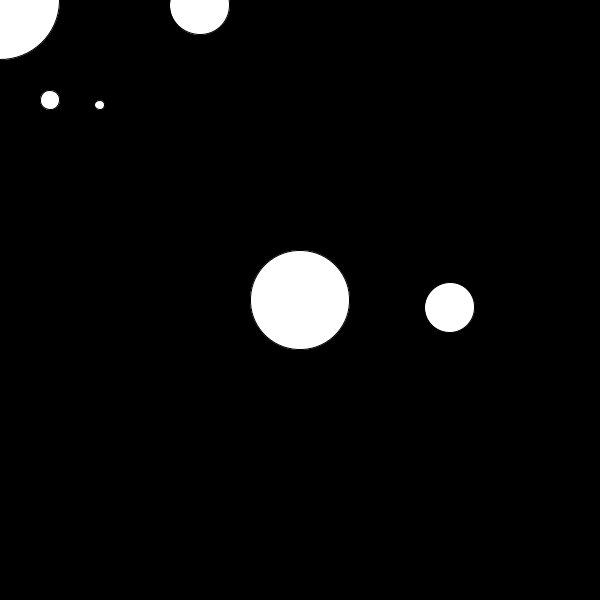
Frame 1 (no input)
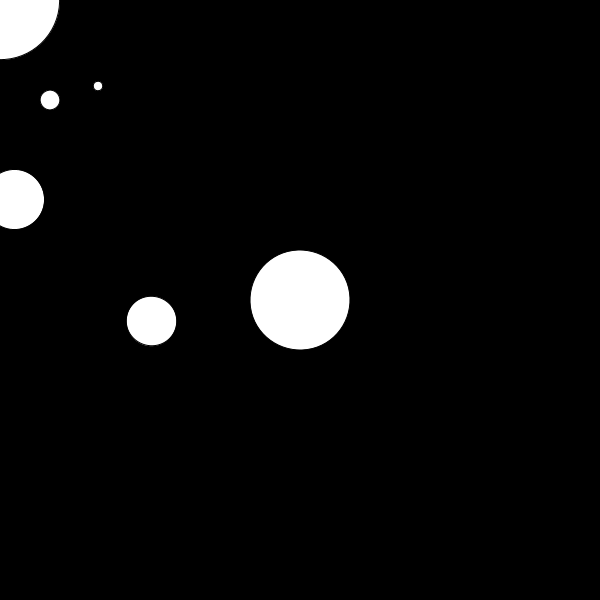
Frame 60 (the mouse pressed at the canvas centre just before this capture)
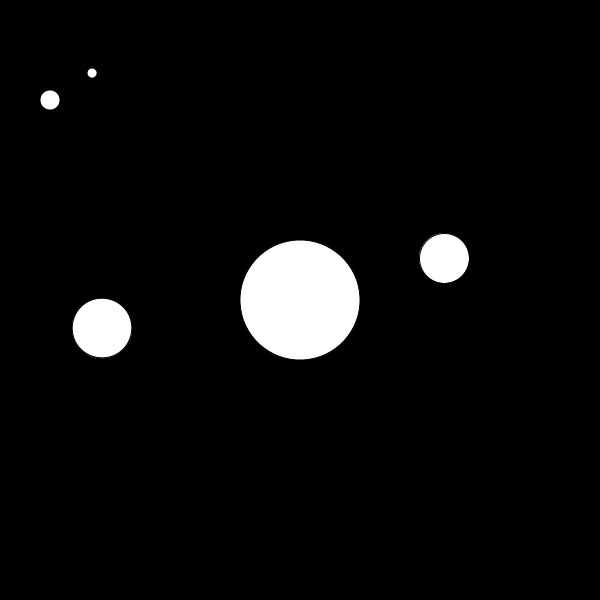
Frame 120 (the mouse held since frame 60 and released just before this capture)

The Processing sketch that drew these frames (run headless with seeded random() and noise(); from frame 60 on, the mouse is pressed at the canvas centre):

// Processing sketch: FinalQ03
// ── FinalQ03.pde
// this code draws an system where one ellipse rotates around another.
// replace this drawing code with a function that can be used to 
// draw the system repeatedly, like "drawSystem()". It should
// take arguments that allow parameters of the system to be customized,
// like the distance between each ellipse, the speed of rotation, and 
// the size of the ellipses.
// use your function to draw the system multiple times in the sketch
// as seen in the example gif.

void setup() {
  size(600, 600);
}

void draw() {
  background(0);
  drawSystem(width/2, height/2, 0.05, 150, 100, 50);
  drawSystem(mouseX, mouseY, 0.025, 200, 120, 60);
  drawSystem(50, 100, 0.1, 50, 20, 10);
}

void drawSystem(float _x, float _y, float _s, float _sp, float _le, float _se){
  float x = _x;
  float y = _y;
  float speed = _s;
  float spacing = _sp;
  float lellipse = _le;
  float sellipse = _se;
  
  pushMatrix();
  translate(x, y);
  rotate(frameCount * speed);
  ellipse(0, 0, lellipse, lellipse);

  pushMatrix();
  translate(spacing, 0);
  ellipse(0, 0, sellipse, sellipse);
  popMatrix();
  
  popMatrix();
}


//done
